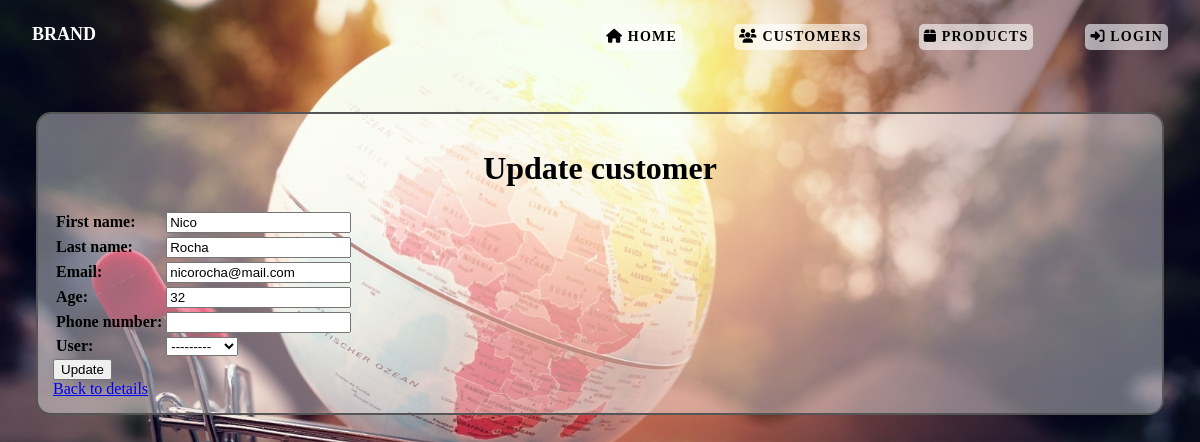
The app's page /shopping/customers/3/update, older data.
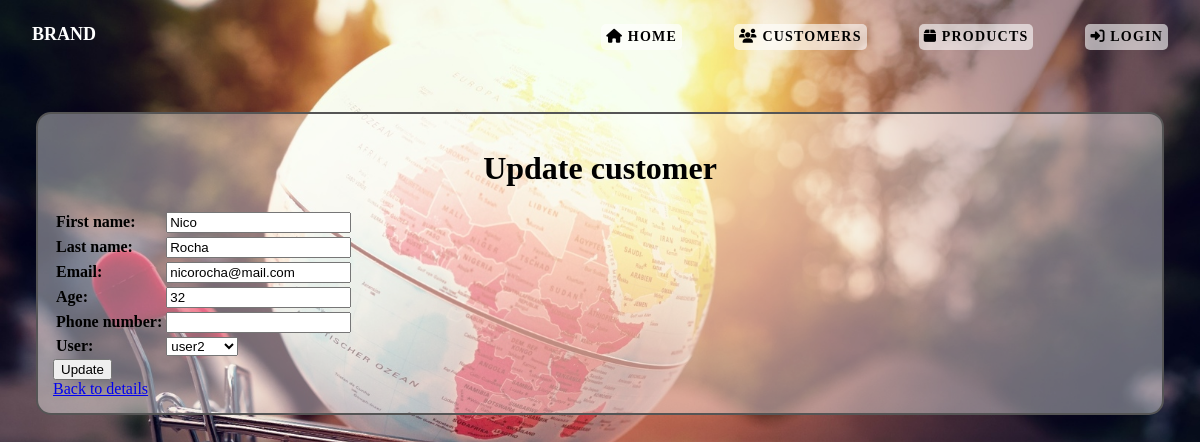
The same page, newer data.
### shopping/models.py (models this page shows, shortened)
class Customer(models.Model):
    first_name = models.CharField(max_length=200)
    last_name = models.CharField(max_length=200)
    email = models.EmailField(max_length=200, unique=True)
    age = models.IntegerField(validators=[MinValueValidator(18), MaxValueValidator(100)])
    phone_number = models.CharField(max_length=200, blank=True, null=True)
    user = models.OneToOneField(User, on_delete=models.SET_NULL, null=True, blank=True)

### shopping/views.py (the view, shortened to what this page needs)
# urls.py: path("customers/<int:customer_id>/update", views.update_customer, name="customer_update"),
def update_customer(request, customer_id):
    try:
        customer = Customer.objects.get(id=customer_id)
    except Customer.DoesNotExist:
        return HttpResponse('Customer not found', status=404)
    form = CustomerAddForm2(instance=customer)
    context = {
        'form': form,
        'customer': customer
    }
    return render(request, 'shopping/customer_update.html', context)

### shopping/forms.py
class CustomerAddForm2(forms.ModelForm):
    class Meta:
        model = Customer
        fields = '__all__'

### shopping/templates/shopping/customer_update.html (shortened to what this page needs)
{% load static %}
<!DOCTYPE html>
<html lang="en">
    <head>
        <link rel="stylesheet" type="text/css" href="{% static 'css/master.css' %}">
        <link rel="stylesheet" href="https://cdnjs.cloudflare.com/ajax/libs/font-awesome/6.5.0/css/all.min.css">
    </head>
    <body>
        {% include "shopping/header.html" %}
        <main>
            <h1>Update customer</h1>
            <form method="POST">
                <table class="add">
                    {{ form.as_table }}
                </table>
                <input type="submit" value="Update">
            </form>
            <a href="{% url 'customer_details' customer_id=customer.id %}">Back to details</a>
        </main>
    </body>
</html>

Row changes from the older to the newer data that the page shows:
changed Customer "Nico": user "---------" → "user2"
